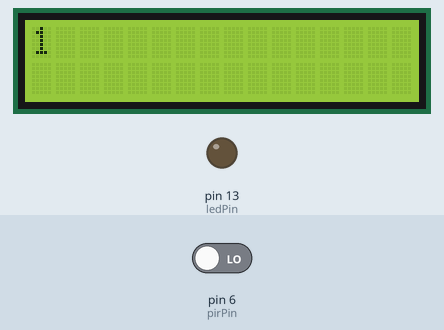
Recording of a sketch running on a simulated Arduino Uno, built with avr-gcc and run on an emulated ATmega328P. Shown: 16×2 character LCD, output pins drawn as LEDs (lit = HIGH). Inputs (shaded band) come from the test bench; at power-on: pin 6 (pirPin) LOW.

Above: at 1.1 s.
At 10.1 s:
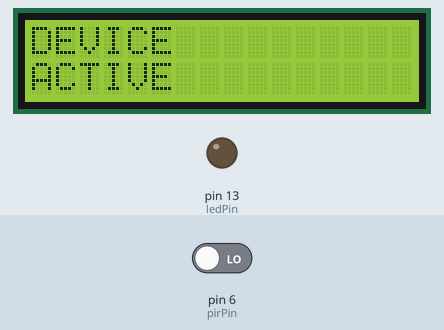
12.3 s: pin 6 (pirPin) driven HIGH
At 13.5 s:
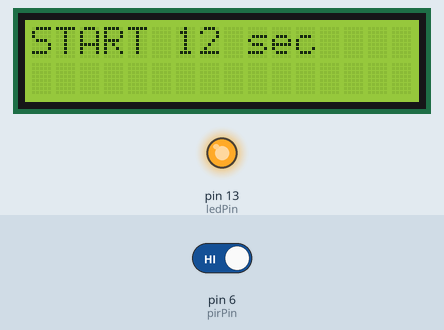
13.8 s: pin 6 (pirPin) driven LOW
At 19.6 s:
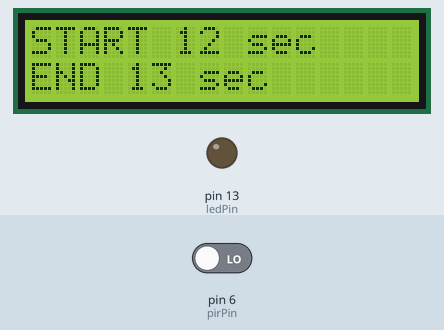
20.3 s: pin 6 (pirPin) driven HIGH
At 20.7 s:
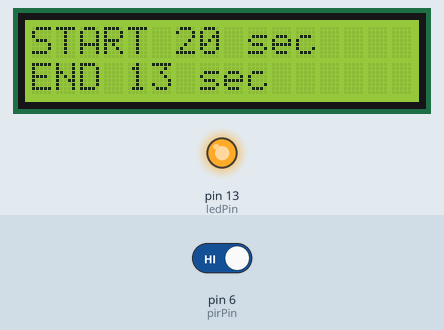
Timing chart, 0 to 23.3 s (numbered marks = the images above; inputs shaded):
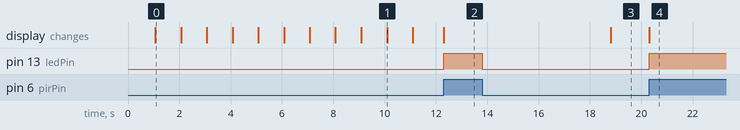

Measured:
- after the input at 12.3 s, pin 13 (ledPin): LOW → HIGH at once; the display: changes at once (image 2)
- after the input at 13.8 s, pin 13 (ledPin): HIGH → LOW at once; the display: changes after 5.0 s (image 3)
- after the input at 20.3 s, pin 13 (ledPin): LOW → HIGH at once; the display: changes at once (image 4)
- what the display in image 0 shows lasts 1.0 s, from 1.1 s to 2.1 s

The sketch:

FPR5C8CIG3YYY20.ino
```cpp
#include<LiquidCrystal.h>
LiquidCrystal lcd(12,11,5,4,3,2);
int calibrationTime = 10;

//the time when the sensor outputs a low impulse
long unsigned int lowIn;

//the amount of milliseconds the sensor has to be low
//before we assume all motion has stopped
long unsigned int pause = 5000;

boolean lockLow = true;
boolean takeLowTime;

int pirPin = 6;    //the digital pin connected to the PIR sensor's output
int ledPin = 13;


/////////////////////////////
//SETUP
void setup(){
  lcd.begin(16,2);
  pinMode(pirPin, INPUT);
  pinMode(ledPin, OUTPUT);
  digitalWrite(pirPin, LOW);

  //give the sensor some time to calibrate
  lcd.print("calibrtng ");
  delay(1000);
  lcd.clear();
    for(int i = 1; i < calibrationTime; i++){
      lcd.print(i);
      delay(1000);
      lcd.clear();
      }
    lcd.clear();
    lcd.setCursor(0,0);
    lcd.print("DEVICE");
    lcd.setCursor(0,1);
    lcd.print("ACTIVE");
    delay(1000);
    lcd.clear();
  }

////////////////////////////
//LOOP
void loop(){

     if(digitalRead(pirPin) == HIGH){
       digitalWrite(ledPin, HIGH);   //the led visualizes the sensors output pin state
       if(lockLow){
         //makes sure we wait for a transition to LOW before any further output is made:
         lockLow = false;
         lcd.setCursor(0,0);
         lcd.print("START ");
         lcd.print(millis()/1000);
         lcd.print(" sec");
         delay(50);

         }
         takeLowTime = true;
       }

     if(digitalRead(pirPin) == LOW){
       digitalWrite(ledPin, LOW);  //the led visualizes the sensors output pin state

       if(takeLowTime){
        lowIn = millis();          //save the time of the transition from high to LOW
        takeLowTime = false;       //make sure this is only done at the start of a LOW phase
        }
       //if the sensor is low for more than the given pause,
       //we assume that no more motion is going to happen
       if(!lockLow && millis() - lowIn > pause){
           //makes sure this block of code is only executed again after
           //a new motion sequence has been detected
           lockLow = true;
           lcd.setCursor(0,1);
           lcd.print("END ");
           lcd.print((millis() - pause)/1000);
           lcd.print(" sec");
           delay(50);
           }
       }
  }
```

PIR_sensor.cpp
```cpp
#include<LiquidCrystal.h>
LiquidCrystal lcd(12,11,5,4,3,2);
int calibrationTime = 10;

//the time when the sensor outputs a low impulse
long unsigned int lowIn;

//the amount of milliseconds the sensor has to be low
//before we assume all motion has stopped
long unsigned int pause = 5000;

boolean lockLow = true;
boolean takeLowTime;

int pirPin = 6;    //the digital pin connected to the PIR sensor's output
int ledPin = 13;


/////////////////////////////
//SETUP
void setup(){
  lcd.begin(16,2);
  pinMode(pirPin, INPUT);
  pinMode(ledPin, OUTPUT);
  digitalWrite(pirPin, LOW);

  //give the sensor some time to calibrate
  lcd.print("calibrtng ");
  delay(1000);
  lcd.clear();
    for(int i = 1; i < calibrationTime; i++){
      lcd.print(i);
      delay(1000);
      lcd.clear();
      }
    lcd.clear();
    lcd.setCursor(0,0);
    lcd.print("DEVICE");
    lcd.setCursor(0,1);
    lcd.print("ACTIVE");
    delay(1000);
    lcd.clear();
  }

////////////////////////////
//LOOP
void loop(){

     if(digitalRead(pirPin) == HIGH){
       digitalWrite(ledPin, HIGH);   //the led visualizes the sensors output pin state
       if(lockLow){
         //makes sure we wait for a transition to LOW before any further output is made:
         lockLow = false;
         lcd.setCursor(0,0);
         lcd.print("START ");
         lcd.print(millis()/1000);
         lcd.print(" sec");
         delay(50);

         }
         takeLowTime = true;
       }

     if(digitalRead(pirPin) == LOW){
       digitalWrite(ledPin, LOW);  //the led visualizes the sensors output pin state

       if(takeLowTime){
        lowIn = millis();          //save the time of the transition from high to LOW
        takeLowTime = false;       //make sure this is only done at the start of a LOW phase
        }
       //if the sensor is low for more than the given pause,
       //we assume that no more motion is going to happen
       if(!lockLow && millis() - lowIn > pause){
           //makes sure this block of code is only executed again after
           //a new motion sequence has been detected
           lockLow = true;
           lcd.setCursor(0,1);
           lcd.print("END ");
           lcd.print((millis() - pause)/1000);
           lcd.print(" sec");
           delay(50);
           }
       }
  }
```
